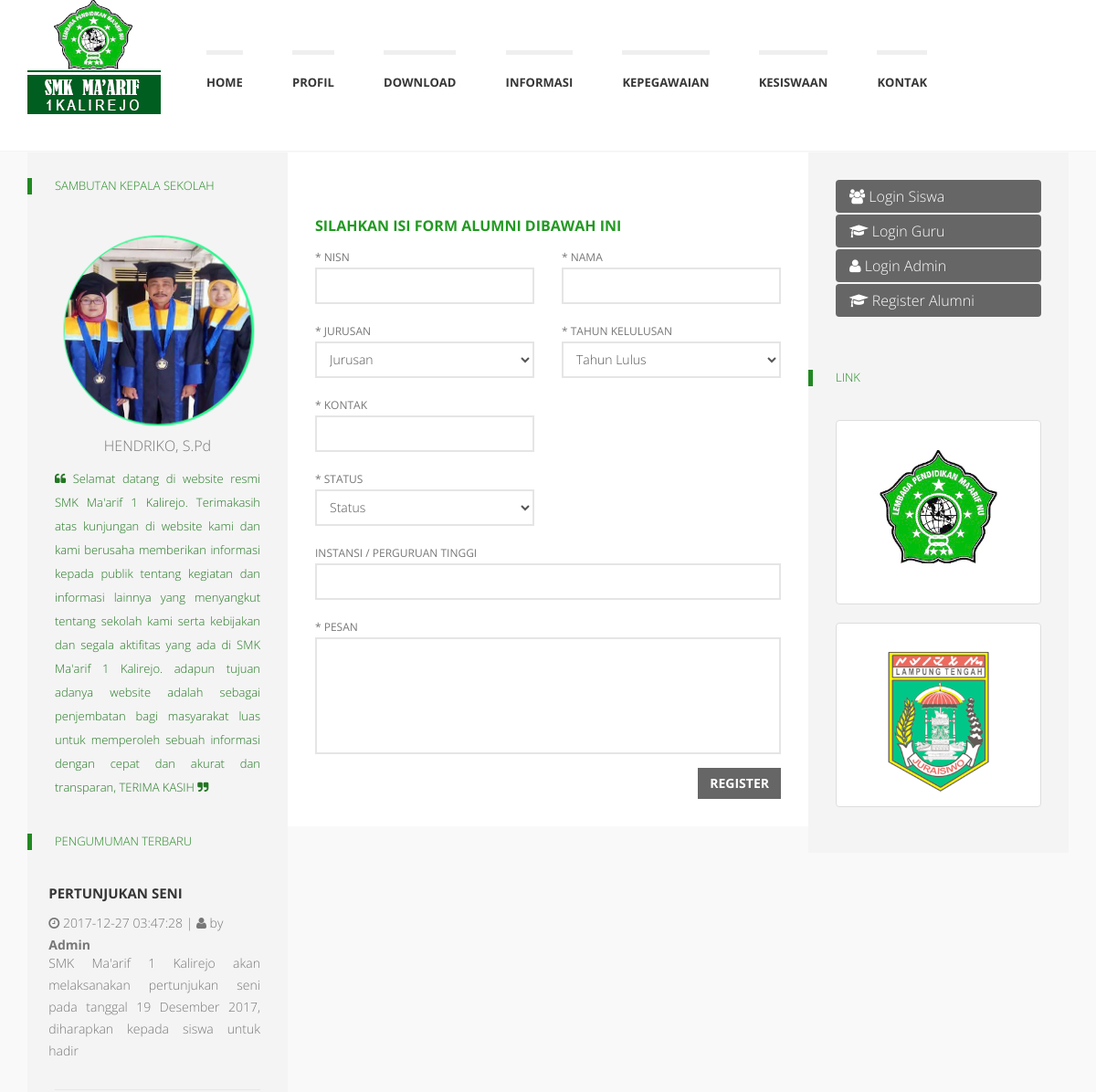
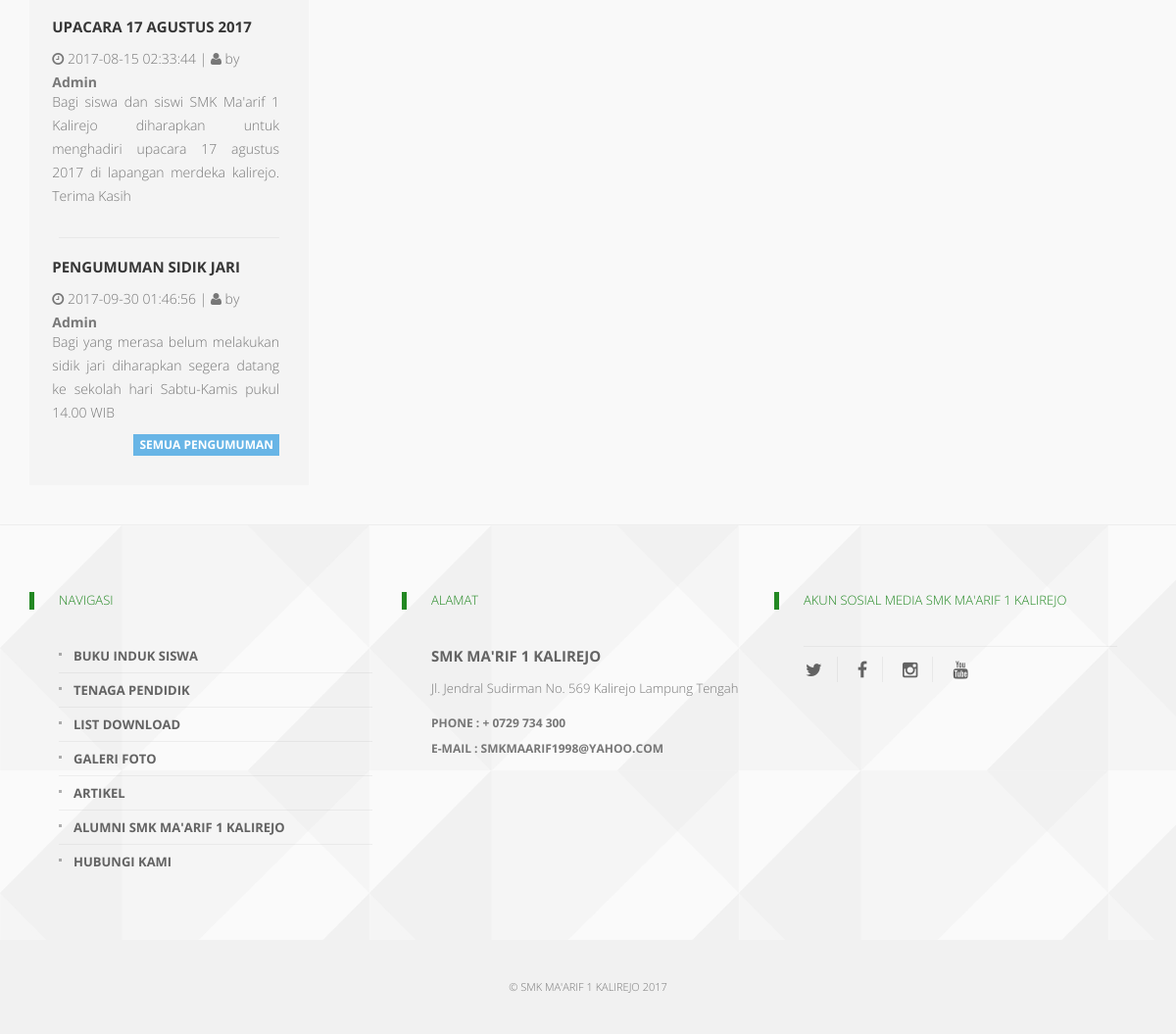
The page /index.php/siswa/alumni on the database its author committed (2 pictures, top to bottom).
### tables this page shows
CREATE TABLE `tbl_pengumuman` (
  `id_pengumuman` int(3) NOT NULL,
  `judul` text NOT NULL,
  `isi` text NOT NULL,
  `waktu` timestamp NOT NULL DEFAULT CURRENT_TIMESTAMP
);

CREATE TABLE `tbl_profil` (
  `id` int(1) NOT NULL,
  `nama_sekolah` varchar(50) NOT NULL,
  `alamat` varchar(200) NOT NULL,
  `status` varchar(10) NOT NULL,
  `telepon` varchar(14) NOT NULL,
  `kodepos` int(10) NOT NULL,
  `akreditasi` varchar(10) NOT NULL,
  `jumlah_jurusan` varchar(10) NOT NULL,
  `email` varchar(50) NOT NULL,
  `visi_misi` text NOT NULL,
  `sejarah` text NOT NULL,
  `logo_sekolah` varchar(100) NOT NULL
);

CREATE TABLE `tbl_baner` (
  `id` int(11) NOT NULL,
  `link` varchar(225) NOT NULL,
  `gambar` varchar(225) NOT NULL
);

### application/controllers/Siswa.php (called while the page is built, shortened)
<?php
class Siswa extends CI_Controller{
	function alumni(){
		$data['profil']				= $this->home_model->getProfil();
		$data['ekstrakulikuler'] 	= $this->home_model->getEkstrakulikuler();
        $data['pengumuman'] 		= $this->home_model->getPengumuman();
        $data['baner']      		= $this->home_model->getBaner();
        $data['galeri']     		= $this->home_model->getNewGaleri();
        $this->load->view('front/layout/head');
		$this->load->view('front/layout/header');
		$this->load->view('front/alumni/body',$data);
		$this->load->view('front/layout/footer');
	}
}

### index.php (called while the page is built, shortened)
<?php
require_once BASEPATH.'core/CodeIgniter.php';

### application/models/Home_model.php (called while the page is built, shortened)
<?php
class Home_model extends CI_Model{
	function getPengumuman(){
		return $this->db->get('tbl_pengumuman');
	}
	function getBaner(){
		return $this->db->get('tbl_baner');
	}
	function getProfil(){
		return $this->db->query("SELECT * FROM tbl_profil");
	}
}

### application/views/front/alumni/kanan.php (the view, shortened to what this page needs)
<div class="col-lg-3 col-md-3">
    <div class="col-padded col-shaded">
        <ul class="list-unstyled clear-margins">
            <li class="widget-container widget_up_events">
                <h1 class="title-widget">sambutan kepala sekolah</h1>
                <center><img src="<?php echo base_url().'assets/img/'?>kepala-sekolah.png" alt=""></center>
                <center><p>HENDRIKO, S.Pd</p></center>
                 <p style="text-align: justify; color: #272; font-size: 13px;"><i class="fa fa-quote-left"></i> Selamat datang di website resmi SMK Ma'arif 1 Kalirejo. Terimakasih atas kunjungan di website kami dan kami berusaha memberikan informasi kepada publik tentang kegiatan dan informasi lainnya yang menyangkut tentang sekolah kami serta kebijakan dan segala aktifitas yang ada di SMK Ma'arif 1 Kalirejo. adapun tujuan adanya website adalah sebagai penjembatan bagi masyarakat luas untuk memperoleh sebuah informasi dengan cepat dan akurat dan transparan, TERIMA KASIH <i class="fa fa-quote-right"></i></p>
                 <h1 class="title-widget">PENGUMUMAN TERBARU</h1>
                     <ul class="list-unstyled">
                     <?php foreach($pengumuman->result() as $row) { ?>
                         <li class="recent-news-wrap news-no-summary">
                             <div class="recent-news-content clearfix">
                             <div class="recent-news-text" style="margin-left: -3%;">
                                 <h1 class="title-median"><a href=""><?php echo $row->judul ?></a></h1>
                                 <p><i class="fa fa-clock-o"></i> <?php echo $row->waktu ?> | <i class="fa fa-user"></i> by <b>Admin</b></p>
                                 <div class="recent-news-meta">
                                     <div class="recent-news-date" style="text-align: justify;"><?php echo $row->isi ?></div>
                                 </div>
                             </div>
                             </div>
                         </li>
                     <?php } ?>
                     </ul>
                     <a class="btn btn-info btn-xs pull-right">Semua Pengumuman</a>
            </li>
        </ul>
    </div>
</div>

### application/views/front/alumni/tengah.php (shortened to what this page needs)
<div class="col-lg-6 col-md-6">
<?php foreach ($profil->result() as $row) { ?>
    <div class="col-padded">
        <div class="row gutter">
            <div class="col-lg-12 col-md-12">
                <div class="news-body">
                <h6>Silahkan Isi Form Alumni Dibawah ini</h6>
                    <form id="contactform" method="post" action="<?php echo base_url('kontak/post_pesan');?>">
                        <div class="row">
                            <div class="form-group col-lg-6 col-md-6 col-sm-12">
                                <label for="contactName"><span class="required">*</span> NISN</label>
                                <input type="text" aria-required="true" size="30" value="" name="nama" id="contactName" class="form-control requiredField" />
                            </div>
                            <div class="form-group col-lg-6 col-md-6 col-sm-12">
                                <label for="contactName"><span class="required">*</span> Nama</label>
                                <input type="text" aria-required="true" size="30" value="" name="nama" id="contactName" class="form-control requiredField" />
                            </div>
                            <div class="form-group col-lg-6 col-md-6 col-sm-12">
                                <label for="email"><span class="required">*</span> Jurusan</label>
                                <select class="form-control">
                                    <option>Jurusan</option>
                                </select>
                            </div>
                            <div class="form-group col-lg-6 col-md-6 col-sm-12">
                                <label for="email"><span class="required">*</span> Tahun Kelulusan</label>
                                <select class="form-control">
                                    <option>Tahun Lulus</option>
                                </select>
                             </div>
                        </div>
                        <div class="row">
                            <div class="form-group col-lg-6 col-md-6 col-sm-12">
                                <label for="contactName"><span class="required">*</span> KONTAK</label>
                                <input type="text" aria-required="true" size="30" value="" name="nama" id="contactName" class="form-control requiredField" />
                            </div>
                        </div>
                        <div class="row">
                            <div class="form-group col-lg-6 col-md-6 col-sm-12">
                                <label for="email"><span class="required">*</span> Status</label>
                                <select class="form-control">
                                    <option>Status </option>
                                </select>
                            </div>
                        </div>
                        <div class="row">
                            <div class="form-group col-lg-12">
                                <label for="contactSubject"> Instansi / Perguruan Tinggi</label>
                                <input type="text" aria-required="true" size="30" value="" name="subjek" id="contactSubject" class="form-control" />
                            </div>
                        </div>
                        <div class="row">
                            <div class="form-group clearfix col-lg-12">
                                 <label for="comments"><span class="required">*</span> Pesan</label>
                                <textarea aria-required="true" rows="5" cols="45" name="pesan" id="comments" class="form-control requiredField mezage"></textarea>
                            </div>
                            <div class="form-group clearfix col-lg-12 text-right remove-margin-bottom">
                                <input type="submit" value="Register" id="submit" name="submit" class="btn btn-default" />
                            </div>
                        </div>
                     </form>
                    </div>
                </div>
            </div>
        </div>
        <?php } ?>
    </div>

### application/views/front/alumni/kiri.php (shortened to what this page needs)
<div class="col-lg-3 col-md-3">
    <div class="col-padded col-shaded">
        <ul class="list-unstyled clear-margins">
            <li class="widget-container widget_recent_news">
              <div class="box box-solid">
                <div class="box-body no-padding">
                  <ul class="nav nav-pills nav-stacked">
                    <li class="active"><a href="<?php echo base_url().'home/login_siswa'?>"><i class="fa fa-users"></i> Login Siswa</a></li>
                    <li class="active"><a href="<?php echo base_url().'home/login_guru'?>"><i class="fa fa-graduation-cap"></i> Login Guru </a></li>
                    <li class="active"><a href="<?php echo base_url().'home/login_admin'?>"><i class="fa fa-user"></i> Login Admin </a></li>
                    <li class="active"><a href="<?php echo base_url().'home/register_data_alumni'?>"><i class="fa fa-graduation-cap"></i> Register Alumni </a></li>
                  </ul>
                </div>
            </li>
            <li class="widget-container widget_recent_news">
                <h1 class="title-widget">LINK</h1>
                <?php foreach($baner->result() as $row){ ?>
                    <img class="thumbnail" src="<?php echo base_url().'upload/setting/'.$row->gambar ?>" alt="">
                <?php } ?>
            </li>
        </ul>
    </div>
</div>

### application/views/front/layout/footer.php (shortened to what this page needs)
    <div id="k-footer">
        <div class="container">
            <div class="row no-gutter">
                <div class="col-lg-4 col-md-4">
                    <div class="col-padded col-naked">
                        <ul class="list-unstyled clear-margins">
                            <li class="widget-container widget_nav_menu">
                                <h1 class="title-widget">Navigasi</h1>
                                <ul>
                                    <li><a href="<?php echo base_url('profil/siswa');?>" title="menu item">BUKU INDUK SISWA</a></li>
                                    <li><a href="<?php echo base_url('profil/klien');?>" title="menu item">TENAGA PENDIDIK</a></li>
                                    <li><a href="<?php echo base_url('produk');?>" title="menu item">LIST DOWNLOAD</a></li>
                                    <li><a href="<?php echo base_url('galeri');?>" title="menu item">GALERI FOTO</a></li>
                                    <li><a href="<?php echo base_url('blog');?>" title="menu item">ARTIKEL</a></li>
                                    <li><a href="<?php echo base_url('download');?>" title="menu item">ALUMNI SMK MA'ARIF 1 KALIREJO</a></li>
                                    <li><a href="<?php echo base_url('kontak');?>" title="menu item">HUBUNGI KAMI</a></li>
                                </ul>
                            </li>
                        </ul>
                    </div>
                </div>
                <?php foreach($profil->result() as $row){ ?>
                <div class="col-lg-4 col-md-4">
                    <div class="col-padded col-naked">
                        <ul class="list-unstyled clear-margins">
                            <li class="widget-container widget_recent_news">
                                <h1 class="title-widget">ALAMAT</h1>
                                <div itemscope itemtype="http://data-vocabulary.org/Organization">
                                    <h2 class="title-median m-contact-subject" itemprop="name"><?php echo $row->nama_sekolah ?> </h2>
                                    <div class="m-contact-address" itemprop="address" itemscope itemtype="http://data-vocabulary.org/Address">
                                        <span class="m-contact-street" itemprop="street-address"><?php echo $row->alamat ?></span>
                                    </div>
                                    <div class="m-contact-tel-fax">
                                        <span class="m-contact-tel">Phone : <?php echo $row->telepon ?> <span itemprop="tel"></span></span>
                                        <span class="m-contact-fax">E-Mail : <?php echo $row->email?><span itemprop="fax"></span></span>
                                    </div>
                                </div>
                            </li>
                        </ul>
                    </div>
                </div>
                <?php } ?>
                <div class="col-lg-4 col-md-4">
                    <div class="col-padded col-naked">
                        <ul class="list-unstyled clear-margins">
                            <li class="widget-container widget_sofa_flickr">
                                 <h1 class="title-widget">AKUN SOSIAL MEDIA SMK MA'ARIF 1 KALIREJO</h1>
                                <div class="social-icons">
                                    <ul class="list-unstyled list-inline">
                                        <li><a href="" title="Twitter"><i class="fa fa-twitter"></i></a></li>
                                        <li><a href="" title="Facebook"><i class="fa fa-facebook"></i></a></li>
                                        <li><a href="" title="Twitter"><i class="fa fa-instagram"></i></a></li>
                                        <li><a href="" title="Facebook"><i class="fa fa-youtube"></i></a></li>
                                    </ul>
                                </div>
                            </li>
                        </ul>
                    </div>
                </div>
            </div>
        </div>
    </div>
    <div id="k-subfooter">
        <div class="container">
            <div class="row">
                <div class="col-lg-12">
                    <center>
                    <p class="copy-text text-inverse">
                    &copy; SMK Ma'arif 1 Kalirejo 2017
                    </p>
                    </center>
                </div>
            </div>
        </div>
    </div>
  </body>
</html>

### rows shown on the page
tbl_pengumuman: judul "PERTUNJUKAN SENI", waktu "2017-12-27 03:47:28", isi "SMK Ma'arif 1 Kalirejo akan melaksanakan pertunjukan seni pada tanggal 19 Desember 2017, diharapkan kepada siswa untuk hadir"
tbl_pengumuman: judul "UPACARA 17 AGUSTUS 2017", waktu "2017-08-15 02:33:44", isi "Bagi siswa dan siswi SMK Ma'arif 1 Kalirejo diharapkan untuk menghadiri upacara 17 agustus 2017 di lapangan merdeka kalirejo. Terima Kasih"
tbl_pengumuman: judul "PENGUMUMAN SIDIK JARI", waktu "2017-09-30 01:46:56", isi "Bagi yang merasa belum melakukan sidik jari diharapkan segera datang ke sekolah hari Sabtu-Kamis pukul 14.00 WIB"
tbl_profil: nama_sekolah "SMK MA'RIF 1 KALIREJO", alamat "Jl. Jendral Sudirman No. 569 Kalirejo Lampung Tengah", telepon "+ 0729 734 300", email "SMKMAARIF1998@YAHOO.COM"
tbl_baner: gambar (picture)
tbl_baner: gambar (picture)
